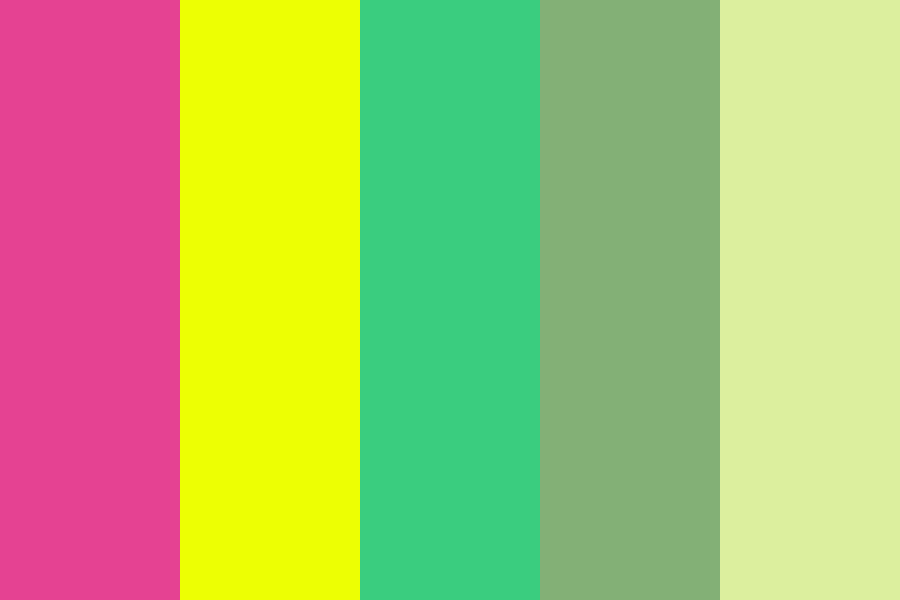
#> input picture code/ColorCode12/palettes/Gaudy Strawberries Color Palette - color-hex.com.png, 900 x 600 px
$ python -i ColorPalette52ImagesToPaletteExtraction.py   (imports and definitions only)
#> lines starting #> are read from the running program, lines starting #| are printed output that depends on the picture
#> further down, picture is the input picture: shape (600, 900, 3); mean B, G, R 110.4, 188.2, 175
"""
Author: Gaudenz Halter, Linda Samsinger
Copyright: University of Zurich

This code is part of VIAN - A visual annotation system, and licenced under the LGPL.

Goal: For a given image, create a folder with output files:
 - original image (as .jpg/.png)
 - palette of the image (as hdf5)
 - lab palette of the image (as .jpg/.png)
 - rgb palette of the image (as .jpg/.png)

"""

# load modules
import os
import shutil
import h5py
from scipy.cluster.hierarchy import *
from fastcluster import linkage
import numpy as np
import cv2
from typing import List
import pandas as pd


#%%
# [14 lines left out: functions read_images, get_all_files_in_folder, not called in this run]


# define 2 classes
class PaletteAsset():
    """
    A container class used by VIAN. Use to_hdf5() to generate data, as stored by VIAN in the hdf5 manager.
    # The output of PaletteAsset().to_hdf5() is a numpy array structured as follows:
    # It has six columns, each of length CP_MAX_LENGTH. As a helper, they are in the PaletteAsset as CONSTANTS:
    # Column 0: Merge Distance of this node (PaletteAsset.MERGE_DIST)
    # Column 1: Merge Depth, e.g. 3th means, that there has been three previous splits of the tree (PaletteAsset.MERGE_DEPTH)
    # Column 2: avg B - Channel of this Node (PaletteAsset.B)
    # Column 3: avg G - Channel of this Node (PaletteAsset.G)
    # Column 4: avg R - Channel of this Node (PaletteAsset.R)
    # Column 5: Number of pixels in this node (PaletteAsset.COUNT)
    # table of Color palette: 1024 rows (every row is a bin or a color or a cluster),
    6 columns to put into table of color palette

    """

    MERGE_DIST = 0
    MERGE_DEPTH = 1
    B = 2
    G = 3
    R = 4
    COUNT = 5

    def __init__(self, tree, merge_dists):
        self.tree = tree
        self.merge_dists = merge_dists

    # [11 lines left out: function to_hdf5, not called in this run]


class PaletteExtractorModel:
    """
    Seeds extraction model.
    model iteration: the higher the value, the more precise the
    the same color area values (entropy optimization)
    """
    def __init__(self, img, n_pixels = 100, num_levels = 4):
        self.model = cv2.ximgproc.createSuperpixelSEEDS(img.shape[1], img.shape[0], img.shape[2], n_pixels, num_levels=num_levels)

    def forward(self, img, n_pixels = 100):

        self.model.iterate(img, 4)
        return self.model.getLabels()

    # [106 lines left out: functions labels_to_avg_color_mask, labels_to_palette, hist_to_palette, to_cluster_tree, not called in this run]


def color_palette(frame_bgr, mask = None, mask_index = None, n_merge_steps = 100, image_size = 400.0, seeds_model = None,
                  n_pixels = 400, n_merge_per_lvl = 10, mask_inverse = False, normalization_lower_bound = 100.0,
                  seeds_input_width = 600, use_lab = True, show_seed=False, seed_labels = None) -> PaletteAsset:
    """
    Computes a hierarchical color palette as generated by VIAN, does not keep the original tree.

    :param frame_bgr: A frame in bgr uint8, currently float32 is not allowed since OpenCV may crash on it
    :param mask: An optional mask of labels
    :param mask_index: The label which the palette should be computed on
    :param mask_inverse: If true, all but the given mask_index will be computed.
    :param n_merge_steps: Number of merge steps to return (approximately), this is restricted by the
    :param image_size: image size to compute on
    :param seeds_model: the seeds model can optionally be given as argument to avoid initialization after each image
    :param n_pixels: number of super pixels to compute (approximately)
    :param n_merge_per_lvl: After the first 10 merges, every nth depth to store in the result
    :param normalization_lower_bound: Minimal number of pixels to keep a cluster
    :param seeds_input_width: input for the seeds model
    :param use_lab: if false, RGB will used for average computation instead of lab
    :param show_seed: if true, the seeds output will be shown in opencv, make sure to put cv2.waitKey() to see the result
    :return: PaletteAsset
    """
#> called with n_merge_steps = 100, image_size = 400, n_pixels = 400, n_merge_per_lvl = 10, mask_inverse = False, normalization_lower_bound = 100, seeds_input_width = 600, use_lab = True

    frame = cv2.cvtColor(frame_bgr, cv2.COLOR_BGR2LAB)
#> frame: shape (600, 900, 3); mean of channels 0, 1, 2 195.4, 115.6, 163.2

    if seeds_input_width < frame.shape[0]:
        rx = seeds_input_width / frame.shape[0]
        frame = cv2.resize(frame, None, None, rx, rx, cv2.INTER_CUBIC)

    if seed_labels is None:
        if seeds_model is None:
            seeds_model = PaletteExtractorModel(frame, n_pixels=n_pixels, num_levels=4)
        labels = seeds_model.forward(frame, 200).astype(np.uint8)
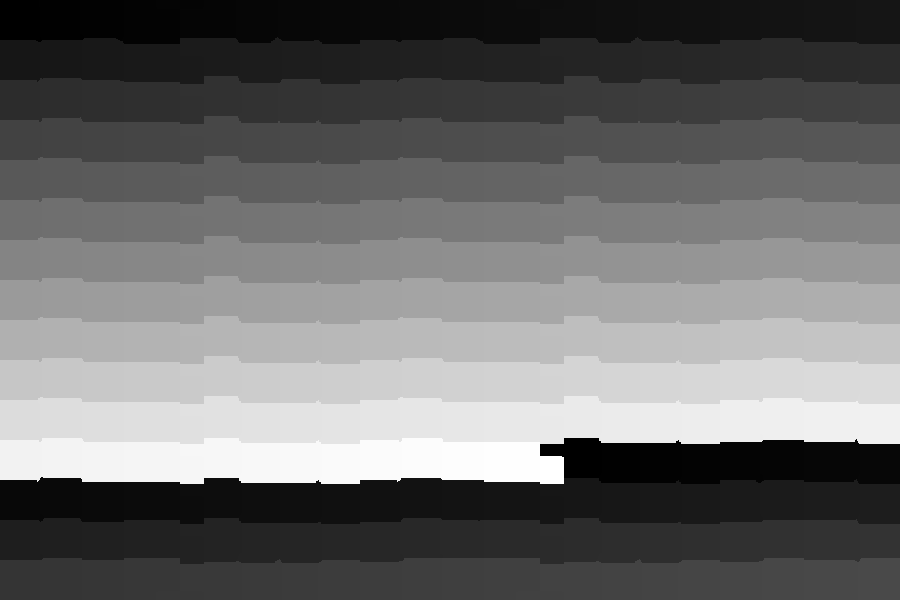
#> labels: shape (600, 900); min 0, max 255, mean 107
    else:
        labels = seed_labels

    if show_seed:
        cv2.imshow("SEED", cv2.cvtColor(seeds_model.labels_to_avg_color_mask(frame, labels), cv2.COLOR_LAB2BGR))

    fx = image_size / frame.shape[0]
#> fx = 0.667
    frame = cv2.resize(frame, None, None, fx, fx, cv2.INTER_CUBIC)
#> frame: shape (400, 600, 3); mean of channels 0, 1, 2 195.4, 115.6, 163.2
    labels = cv2.resize(labels, None, None, fx, fx, cv2.INTER_NEAREST)
#> labels: shape (400, 600)
    frame_bgr = cv2.resize(frame_bgr, None, None, fx, fx, cv2.INTER_CUBIC)

    if mask is not None:
        mask = cv2.resize(mask, (labels.shape[1], labels.shape[0]), None, cv2.INTER_NEAREST)

        if mask_inverse:
            labels[np.where(mask == mask_index)] = 255
        else:
            labels[np.where(mask != mask_index)] = 255

        bins = np.unique(labels)
        bins = np.delete(bins, np.where(bins==255))
    else:
        bins = np.unique(labels)
#> bins = 256 values from 0 to 255


    data = []
    hist = np.histogram(labels, bins = bins)

    normalization_f = np.amin(hist[0])
#> normalization_f = 288
    if normalization_f < normalization_lower_bound:
        normalization_f = normalization_lower_bound
    labels_list = []
    colors_list = []

    all_cols = []

    all_labels = []

    for i, bin in enumerate(hist[0]):
        if bin < normalization_f:
            continue
        lbl = hist[1][i]
        if use_lab:
            avg_color = np.round(cv2.cvtColor(
                np.array([[np.mean(frame[np.where(labels == lbl)], axis=0)]], dtype=np.uint8),
                cv2.COLOR_LAB2BGR)[0, 0]).astype(np.uint8)
        else:
            avg_color = np.round(np.mean(frame_bgr[np.where(labels == lbl)], axis = 0)).astype(np.uint8)

        labels_list.append(lbl)
        colors_list.append(avg_color)

        data.extend([avg_color] * int(np.round(bin / normalization_f))*2)
        all_cols.extend([avg_color] * int(np.round(bin / normalization_f)) * 2)
        all_labels.extend([lbl] * int(np.round(bin / normalization_f)) * 2)
#> this loop made 255 passes
#> (bin, avg_color) on passes 1 to 12: (1550, [133, 136, 184]), (1399, [133, 131, 190]), (1477, [133, 133, 187]), (1701, [136, 123, 196]), (882, [147, 224, 226]), (1639, [100, 248, 230]), (1810, [112, 245, 227]), (1488, [101, 247, 228]), (1516, [105, 172, 241]), (1480, [137, 151, 173]), (1471, [138, 152, 172]), (1678, [139, 145, 179])
#> avg_color on passes 61 to 66: [89, 212, 181], [123, 190, 99], [142, 222, 146], [143, 223, 150], [144, 223, 153], [151, 228, 194]
#> after the loop, all_cols = 1682 items, first 6: [133, 136, 184], [133, 136, 184], [133, 136, 184], [133, 136, 184], [133, 136, 184], [133, 136, 184]; all_labels = 1682 values from 0 to 254; colors_list = 255 items, first 6: [133, 136, 184], [133, 131, 190], [133, 133, 187], [136, 123, 196], [147, 224, 226], [100, 248, 230]; data has the same summary as all_cols; labels_list = 255 values from 0 to 254

    data = np.array(data)
#> data = 1682 rows, first 8: [133, 136, 184], [133, 136, 184], [133, 136, 184], [133, 136, 184], [133, 136, 184], [133, 136, 184], [133, 136, 184], [133, 136, 184]

#> (the run stopped early here; a loop or call above may not have finished)
